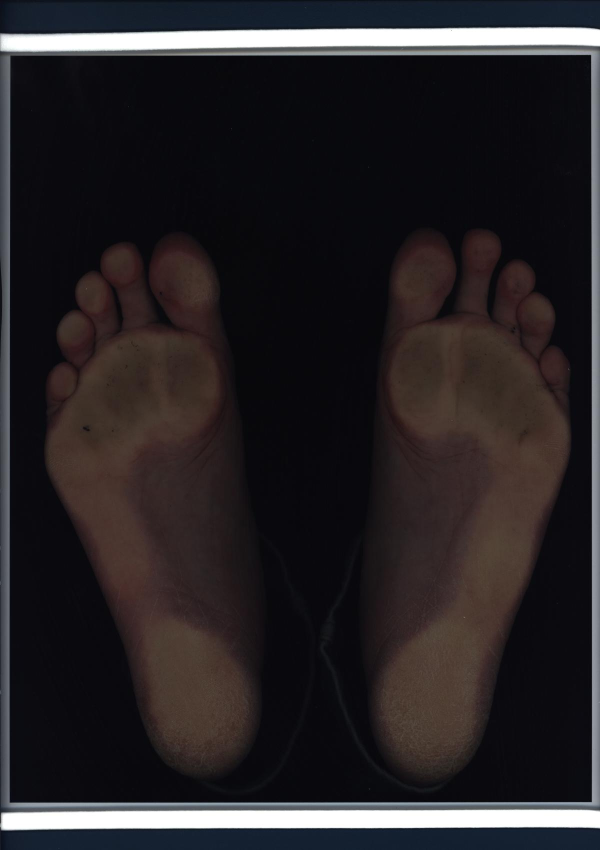
#> input picture Диплом/datasets/Исходные данные/1.jpg, 1200 x 1700 px (shown at 1/2 size); its folder holds only this picture in this run
$ jupyter execute --allow-errors 'Предобработка данных.ipynb'
#> lines starting #> are read from the running program, lines starting #| are printed output that depends on the picture
[cell 1]
import numpy as np
from PIL import Image
from scipy.ndimage import filters
import pylab as pylab
from scipy.ndimage import measurements, morphology
from scipy.ndimage import filters
from PIL import Image, ImageOps
from pylab import *
import os

[cell 2]
# Открыть и обрезать изображение
def open_and_cut_image(path):
#> called with path = 'datasets/Исходные данные/1.jpg'
    im = Image.fromarray(np.array(Image.open(path)))
#> im is the input picture: PIL image 1200x1700 RGB; mean R, G, B 39.5, 35.4, 37.9
    border = (25, 120, 25, 110)  # left, up, right, bottom
    im = ImageOps.crop(im, border)
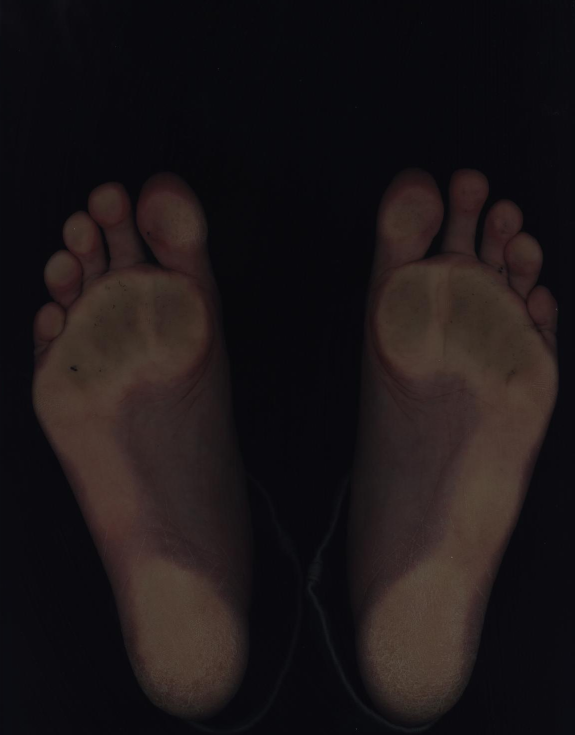
#> im: PIL image 1150x1470 RGB (shown at 1/2 size); mean R, G, B 27.5, 21.4, 22.9
    return im


def get_feet_lables(im):
    # делаю изображение серым
    im = im.convert('L')
#> im: PIL image 1150x1470 L
    # Применяю фильтр Гаусса
    im = Image.fromarray(filters.gaussian_filter(im, 10))
    # Реверс изображения
    im = 255 - np.array(im)
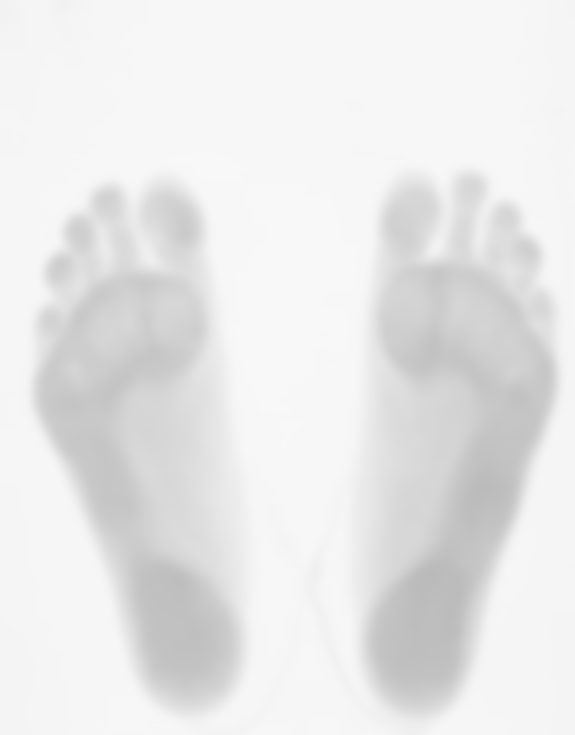
#> im: shape (1470, 1150) (shown at 1/2 size); min 186, max 248, mean 232.5
    # Применяю пороговый фильтр и перевожу в массив
    im = Image.fromarray(1 * (im < 242))
    # Получаю количество объектов и их расположения
    labels, nbr_obgjects = measurements.label(im)
    return labels, nbr_obgjects


def get_isolatet_photos_of_foots(im, nbr_obgjects):
    # Перевожу изображение в массив
    im = np.array(im)

    if nbr_obgjects > 10:
        shape_ = list(im.shape)
        shape_.insert(0, 10)
        array_of_images = np.zeros(shape=shape_)
    else:
        shape_ = list(im.shape)
        shape_.insert(0, nbr_obgjects)
        array_of_images = np.zeros(shape=shape_)

    # Перебираю массив по высоте
    for y in range(0, im.shape[0]):
        # По ширине
        for x in range(0, im.shape[1]):
            # Создаю пустой пиксель
            pixel = []
            # Если лайбл больше 0 - беру его из изображения и добавляю в лист в его лейбл
            if labels[y][x] > 0 and labels[y][x] < 11:
                num_of_lable = labels[y][x]
                pixel = list(im[y][x])
                pixel = [pixel[0], pixel[1], pixel[2]]
                array_of_images[(num_of_lable - 1)][y][x] = pixel
    return array_of_images


def save_list_of_labels(list_of_labels, save_path, pefics_of_im):
    # Перевожу массивы в фотографии
    num = 1
    if os.path.exists(save_path):
        pass
    else:
        os.mkdir(save_path)
    for im in list_of_labels:
        new_im = (im).astype(np.uint8)
        new_im = Image.fromarray(new_im)
        image = new_im.save(f"{save_path}/{pefics_of_im}_{num}.png")
        num += 1

$ run again, on Диплом/datasets/Исходные данные/4.jpg
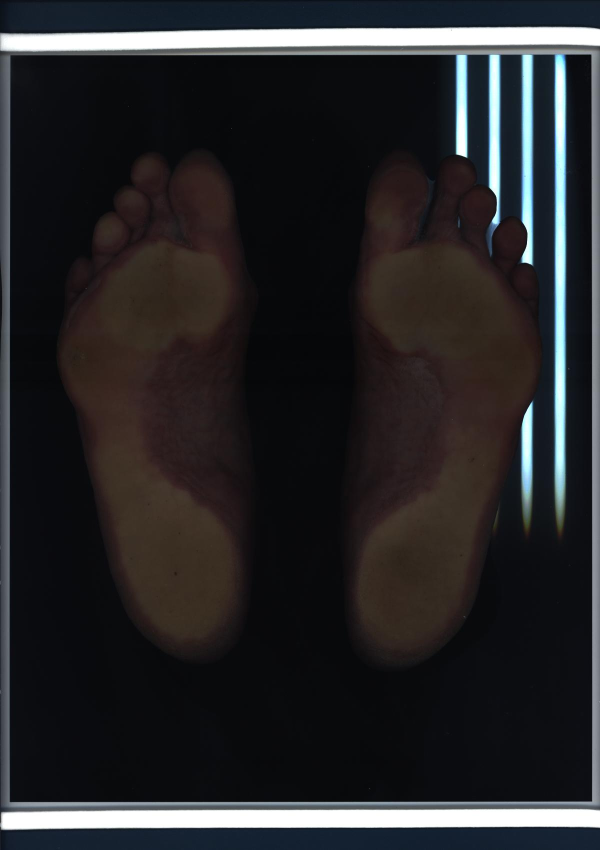
#> input picture Диплом/datasets/Исходные данные/4.jpg, 1200 x 1700 px (shown at 1/2 size)
#> in open_and_cut_image, im is the input picture: PIL image 1200x1700 RGB; mean R, G, B 39.1, 38.7, 40.6
#> in get_feet_lables, `im = Image.fromarray(filters.gaussian_filter(im, 10))`:
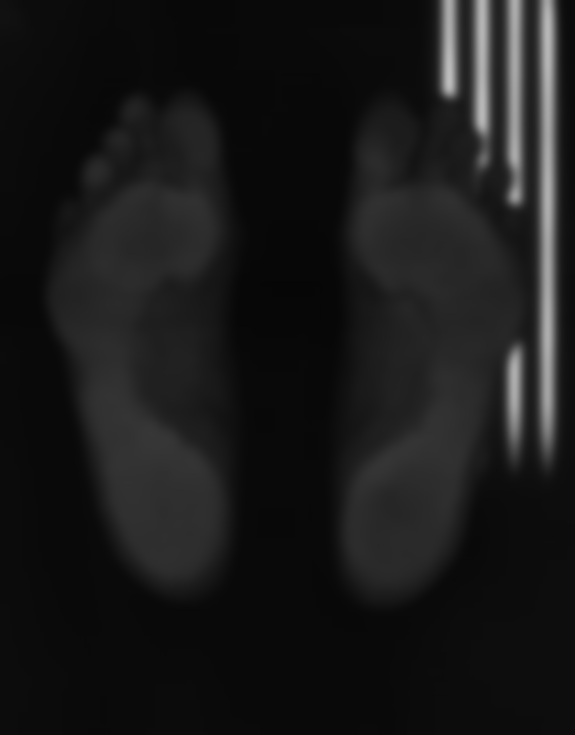
#> im: PIL image 1150x1470 L (shown at 1/2 size); min 6, max 189, mean 25
#> in get_feet_lables, `im = 255 - np.array(im)`:
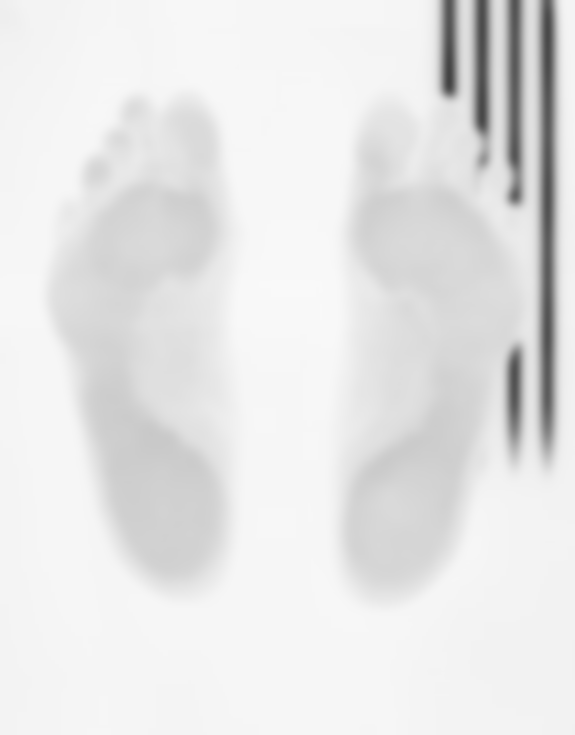
#> im: shape (1470, 1150) (shown at 1/2 size); min 66, max 249, mean 230

$ run again, on Диплом/datasets/Исходные данные/5.jpg
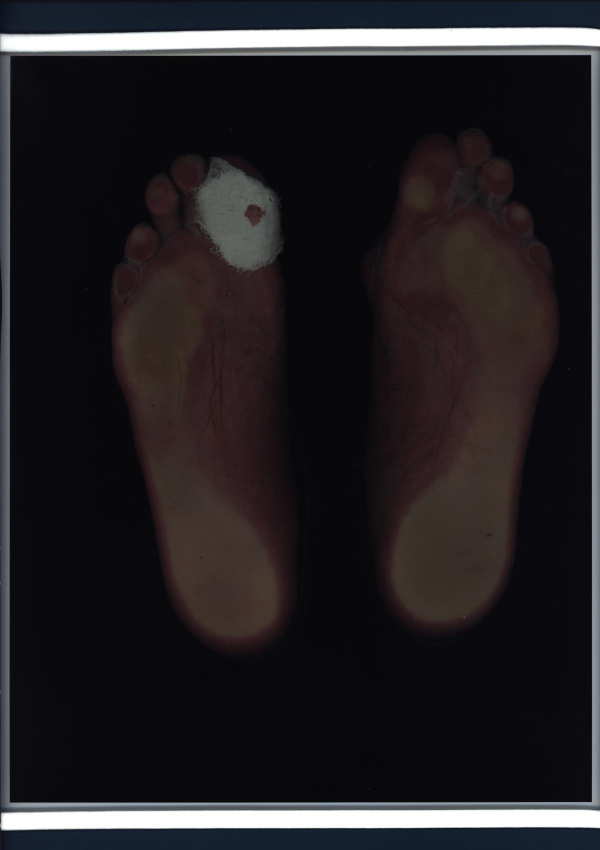
#> input picture Диплом/datasets/Исходные данные/5.jpg, 1200 x 1700 px (shown at 1/2 size)
#> in open_and_cut_image, im is the input picture: PIL image 1200x1700 RGB; mean R, G, B 35.1, 32.2, 34.9
#> in open_and_cut_image, `im = ImageOps.crop(im, border)`:
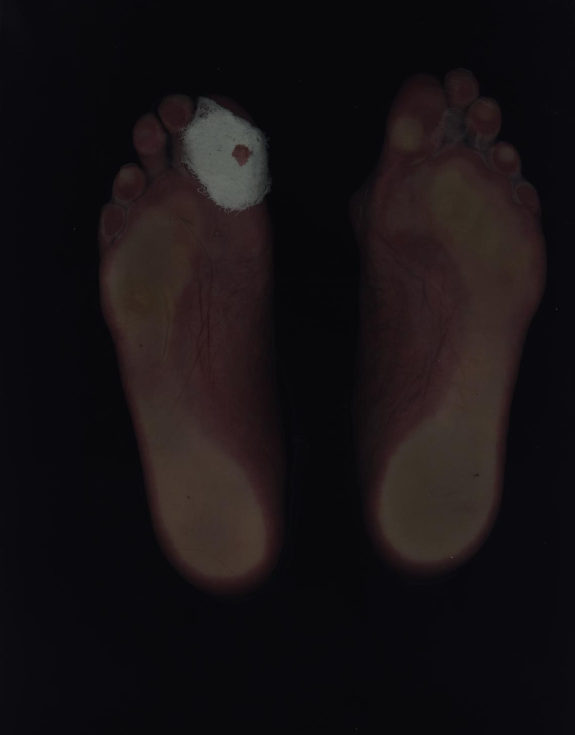
#> im: PIL image 1150x1470 RGB (shown at 1/2 size); mean R, G, B 22.3, 17.7, 19.5
#> in get_feet_lables, `im = 255 - np.array(im)`:
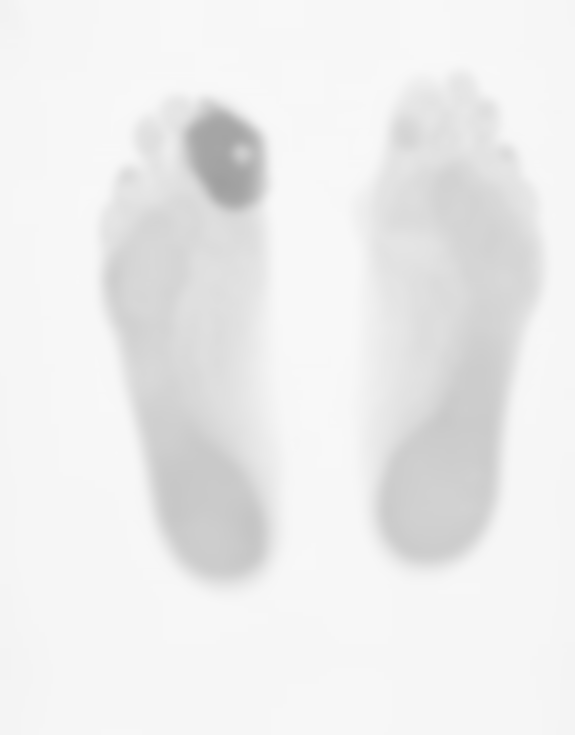
#> im: shape (1470, 1150) (shown at 1/2 size); min 159, max 248, mean 236.5

$ run again, on Диплом/datasets/Исходные данные/6.jpg
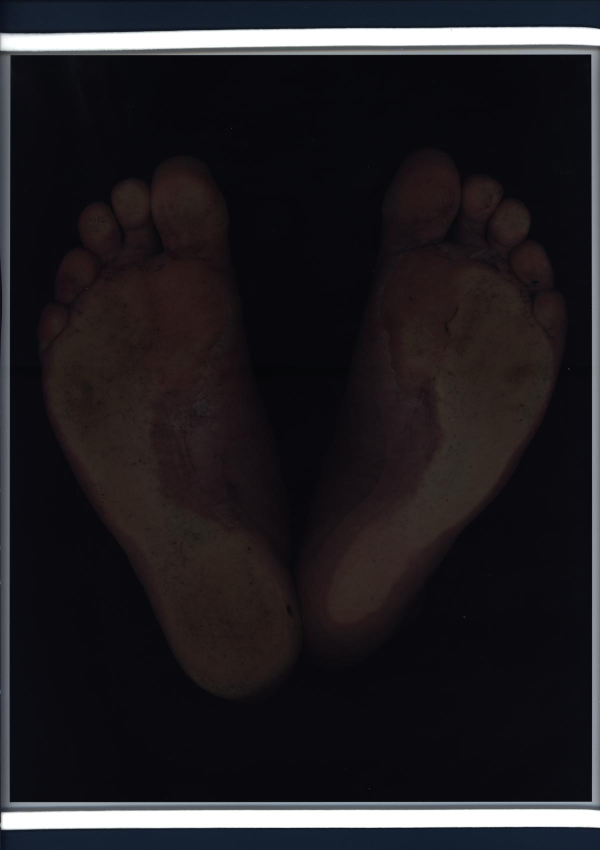
#> input picture Диплом/datasets/Исходные данные/6.jpg, 1200 x 1700 px (shown at 1/2 size)
#> in open_and_cut_image, im is the input picture: PIL image 1200x1700 RGB; mean R, G, B 32.9, 30.2, 34
#> in open_and_cut_image, `im = ImageOps.crop(im, border)`:
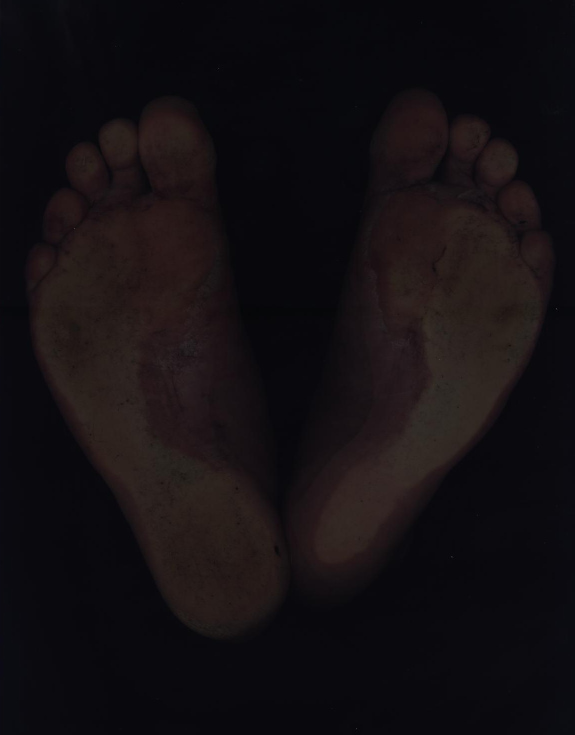
#> im: PIL image 1150x1470 RGB (shown at 1/2 size); mean R, G, B 19.6, 15.2, 18.2
#> in get_feet_lables, `im = 255 - np.array(im)`:
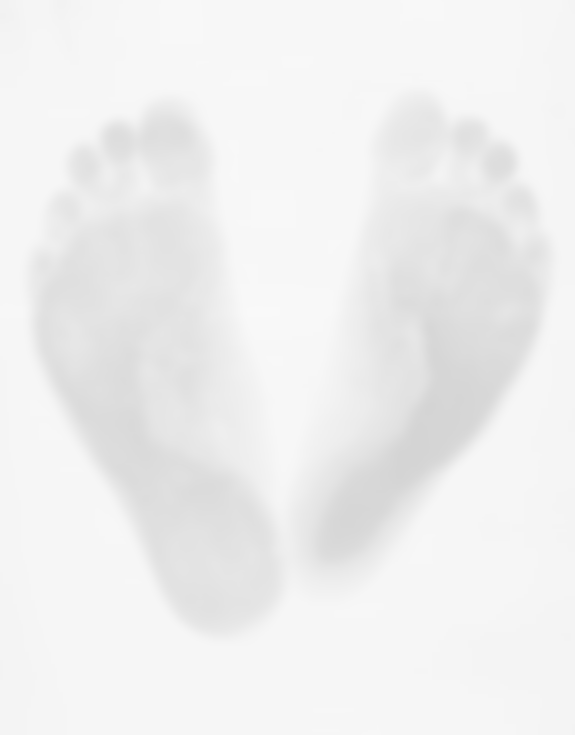
#> im: shape (1470, 1150) (shown at 1/2 size); min 212, max 249, mean 239

$ run again, on Диплом/datasets/Исходные данные/2.jpg
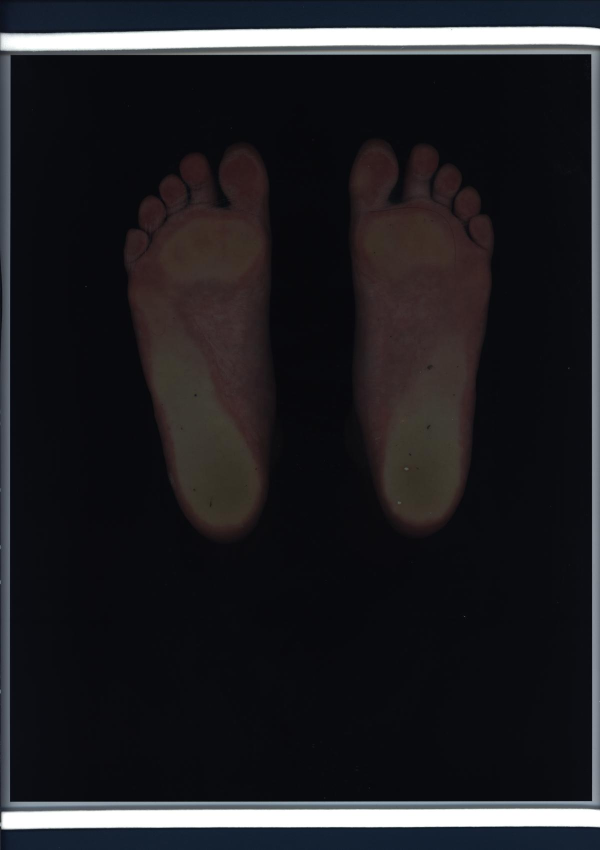
#> input picture Диплом/datasets/Исходные данные/2.jpg, 1200 x 1700 px (shown at 1/2 size)
#> in open_and_cut_image, im is the input picture: PIL image 1200x1700 RGB; mean R, G, B 31.3, 30.9, 34.6
#> in open_and_cut_image, `im = ImageOps.crop(im, border)`:
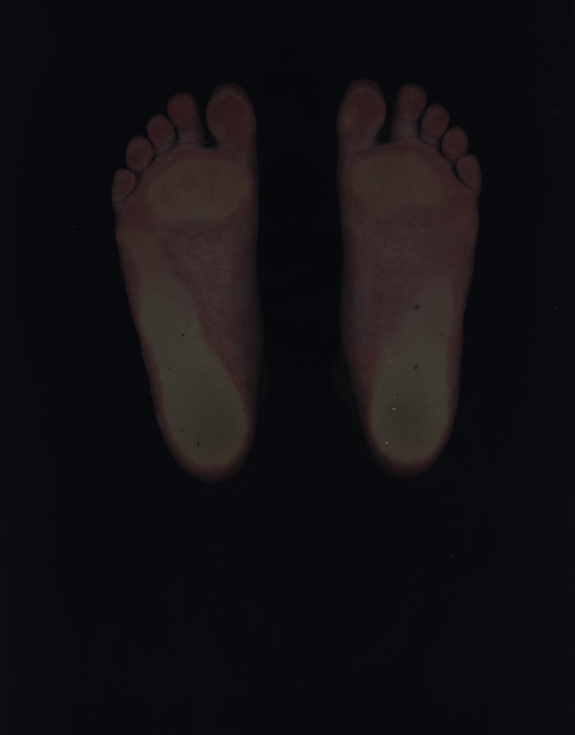
#> im: PIL image 1150x1470 RGB (shown at 1/2 size); mean R, G, B 17.9, 16.1, 18.8
#> in get_feet_lables, `im = 255 - np.array(im)`:
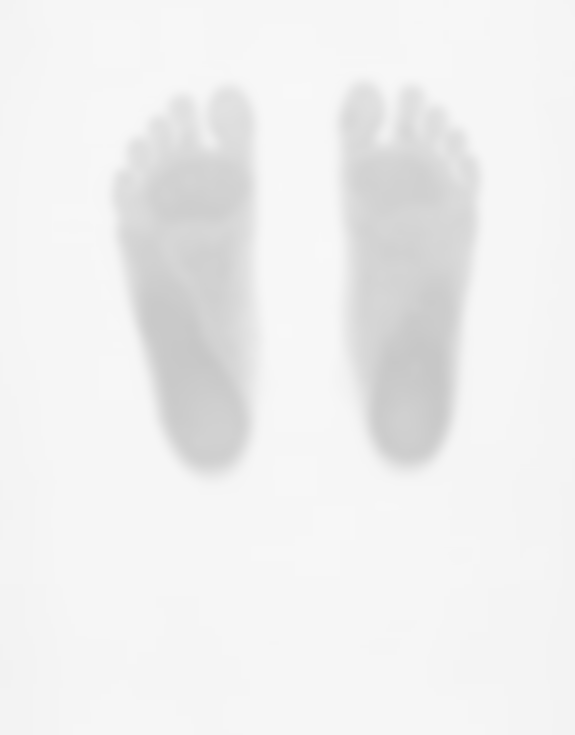
#> im: shape (1470, 1150) (shown at 1/2 size); min 199, max 248, mean 239
